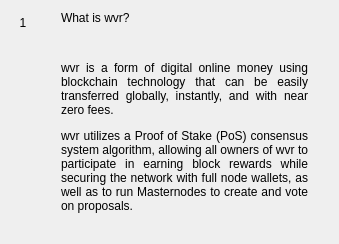
                  <widget class="QWidget" name="widgetFaq1" native="true">
                   <property name="minimumSize">
                    <size>
                     <width>300</width>
                     <height>0</height>
                    </size>
                   </property>
                   <layout class="QHBoxLayout" name="horizontalLayout_1" stretch="0,1">
                    <item alignment="Qt::AlignTop">
                     <widget class="QLabel" name="labelNumber1">
                      <property name="minimumSize">
                       <size>
                        <width>24</width>
                        <height>24</height>
                       </size>
                      </property>
                      <property name="maximumSize">
                       <size>
                        <width>16777215</width>
                        <height>24</height>
                       </size>
                      </property>
                      <property name="text">
                       <string>1</string>
                      </property>
                      <property name="alignment">
                       <set>Qt::AlignCenter</set>
                      </property>
                     </widget>
                    </item>
                    <item>
                     <layout class="QVBoxLayout" name="verticalLayout_61">
                      <property name="leftMargin">
                       <number>20</number>
                      </property>
                      <property name="rightMargin">
                       <number>20</number>
                      </property>
                      <item>
                       <widget class="QLabel" name="labelSubtitle1">
                        <property name="text">
                         <string>What is wvr?</string>
                        </property>
                        <property name="wordWrap">
                         <bool>true</bool>
                        </property>
                       </widget>
                      </item>
                      <item>
                       <spacer name="verticalSpacer_10">
                        <property name="orientation">
                         <enum>Qt::Vertical</enum>
                        </property>
                        <property name="sizeType">
                         <enum>QSizePolicy::Fixed</enum>
                        </property>
                        <property name="sizeHint" stdset="0">
                         <size>
                          <width>20</width>
                          <height>30</height>
                         </size>
                        </property>
                       </spacer>
                      </item>
                      <item>
                       <widget class="QLabel" name="labelContent1">
                        <property name="text">
                         <string>
                           &lt;html&gt;&lt;head/&gt;&lt;body&gt;&lt;p align=&quot;justify&quot;&gt;
                           wvr is a form of digital online money using blockchain technology
                           that can be easily transferred globally, instantly, and with near
                           zero fees.
                           &lt;/p&gt;&lt;p align=&quot;justify&quot;&gt;
                           wvr utilizes a Proof of Stake (PoS) consensus system algorithm,
                           allowing all owners of wvr to participate in earning block rewards
                           while securing the network with full node wallets, as well as to
                           run Masternodes to create and vote on proposals.
                           &lt;/p&gt;&lt;/body&gt;&lt;/html&gt;
                         </string>
                        </property>
                        <property name="alignment">
                         <set>Qt::AlignLeading|Qt::AlignLeft|Qt::AlignTop</set>
                        </property>
                        <property name="wordWrap">
                         <bool>true</bool>
                        </property>
                       </widget>
                      </item>
                      <item>
                       <spacer name="verticalSpacer_11">
                        <property name="orientation">
                         <enum>Qt::Vertical</enum>
                        </property>
                        <property name="sizeHint" stdset="0">
                         <size>
                          <width>20</width>
                          <height>20</height>
                         </size>
                        </property>
                       </spacer>
                      </item>
                     </layout>
                    </item>
                   </layout>
                  </widget>
